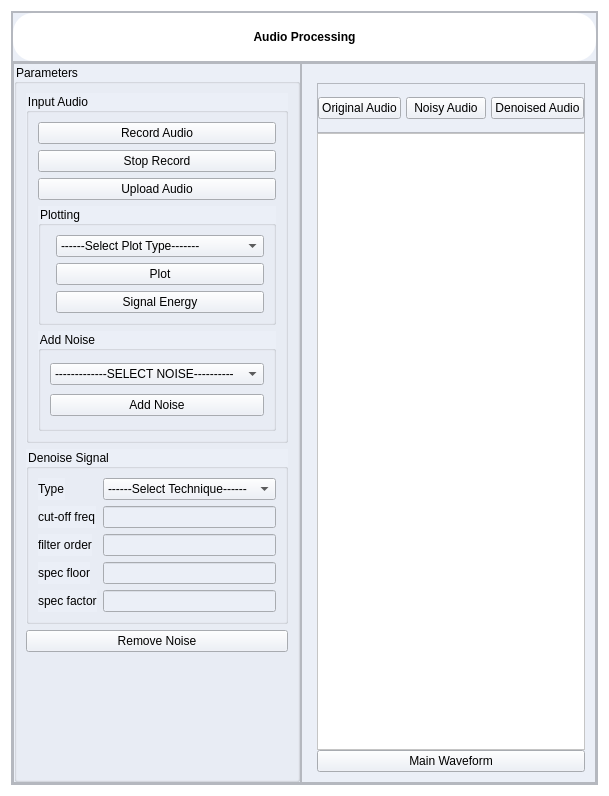
      <widget class="QWidget" name="audioProcessing">
       <property name="styleSheet">
        <string notr="true">background-color: rgb(255, 255, 255);</string>
       </property>
       <attribute name="title">
        <string>Audio Processing</string>
       </attribute>
       <layout class="QHBoxLayout" name="horizontalLayout">
        <item>
         <widget class="QFrame" name="AudioProcessingMainFrame">
          <property name="styleSheet">
           <string notr="true">background-color: rgb(235, 239, 247);</string>
          </property>
          <property name="frameShape">
           <enum>QFrame::StyledPanel</enum>
          </property>
          <property name="frameShadow">
           <enum>QFrame::Raised</enum>
          </property>
          <layout class="QVBoxLayout" name="verticalLayout_3">
           <property name="spacing">
            <number>0</number>
           </property>
           <property name="leftMargin">
            <number>0</number>
           </property>
           <property name="topMargin">
            <number>0</number>
           </property>
           <property name="rightMargin">
            <number>0</number>
           </property>
           <property name="bottomMargin">
            <number>0</number>
           </property>
           <item>
            <widget class="QFrame" name="frame">
             <property name="minimumSize">
              <size>
               <width>0</width>
               <height>50</height>
              </size>
             </property>
             <property name="maximumSize">
              <size>
               <width>16777215</width>
               <height>80</height>
              </size>
             </property>
             <property name="frameShape">
              <enum>QFrame::StyledPanel</enum>
             </property>
             <property name="frameShadow">
              <enum>QFrame::Raised</enum>
             </property>
             <layout class="QHBoxLayout" name="horizontalLayout_2">
              <property name="spacing">
               <number>0</number>
              </property>
              <property name="leftMargin">
               <number>0</number>
              </property>
              <property name="topMargin">
               <number>0</number>
              </property>
              <property name="rightMargin">
               <number>0</number>
              </property>
              <property name="bottomMargin">
               <number>0</number>
              </property>
              <item>
               <widget class="QLabel" name="label">
                <property name="styleSheet">
                 <string notr="true">background-color: rgb(255, 255, 255);
font: 63 14pt &quot;Bahnschrift SemiBold&quot;;
border-radius:20</string>
                </property>
                <property name="text">
                 <string>&lt;html&gt;&lt;head/&gt;&lt;body&gt;&lt;p&gt;&lt;span style=&quot; font-weight:600;&quot;&gt;Audio Processing&lt;/span&gt;&lt;/p&gt;&lt;/body&gt;&lt;/html&gt;</string>
                </property>
                <property name="alignment">
                 <set>Qt::AlignCenter</set>
                </property>
               </widget>
              </item>
             </layout>
            </widget>
           </item>
           <item>
            <widget class="QFrame" name="frame_2">
             <property name="frameShape">
              <enum>QFrame::StyledPanel</enum>
             </property>
             <property name="frameShadow">
              <enum>QFrame::Raised</enum>
             </property>
             <layout class="QHBoxLayout" name="horizontalLayout_3">
              <property name="spacing">
               <number>0</number>
              </property>
              <property name="leftMargin">
               <number>0</number>
              </property>
              <property name="topMargin">
               <number>0</number>
              </property>
              <property name="rightMargin">
               <number>0</number>
              </property>
              <property name="bottomMargin">
               <number>0</number>
              </property>
              <item>
               <widget class="QFrame" name="frame_3">
                <property name="minimumSize">
                 <size>
                  <width>250</width>
                  <height>0</height>
                 </size>
                </property>
                <property name="maximumSize">
                 <size>
                  <width>300</width>
                  <height>16777215</height>
                 </size>
                </property>
                <property name="frameShape">
                 <enum>QFrame::StyledPanel</enum>
                </property>
                <property name="frameShadow">
                 <enum>QFrame::Raised</enum>
                </property>
                <layout class="QVBoxLayout" name="verticalLayout_4">
                 <property name="spacing">
                  <number>0</number>
                 </property>
                 <property name="leftMargin">
                  <number>0</number>
                 </property>
                 <property name="topMargin">
                  <number>0</number>
                 </property>
                 <property name="rightMargin">
                  <number>0</number>
                 </property>
                 <property name="bottomMargin">
                  <number>0</number>
                 </property>
                 <item>
                  <widget class="QGroupBox" name="parameterGroupBox">
                   <property name="title">
                    <string>Parameters</string>
                   </property>
                   <layout class="QVBoxLayout" name="verticalLayout_6">
                    <item>
                     <widget class="QGroupBox" name="inputAudioGroupbox">
                      <property name="minimumSize">
                       <size>
                        <width>0</width>
                        <height>150</height>
                       </size>
                      </property>
                      <property name="title">
                       <string>Input Audio</string>
                      </property>
                      <layout class="QVBoxLayout" name="verticalLayout_7">
                       <item>
                        <widget class="QPushButton" name="recordAudioPushButton">
                         <property name="styleSheet">
                          <string notr="true"/>
                         </property>
                         <property name="text">
                          <string>Record Audio</string>
                         </property>
                        </widget>
                       </item>
                       <item>
                        <widget class="QPushButton" name="stopRecordPushButton">
                         <property name="text">
                          <string>Stop Record</string>
                         </property>
                        </widget>
                       </item>
                       <item>
                        <widget class="QPushButton" name="uploadAudioPushButton">
                         <property name="text">
                          <string>Upload Audio</string>
                         </property>
                        </widget>
                       </item>
                       <item>
                        <widget class="QGroupBox" name="plotGroupBox">
                         <property name="minimumSize">
                          <size>
                           <width>0</width>
                           <height>50</height>
                          </size>
                         </property>
                         <property name="title">
                          <string>Plotting</string>
                         </property>
                         <layout class="QFormLayout" name="formLayout">
                          <item row="0" column="1">
                           <widget class="QComboBox" name="plotComboBox">
                            <item>
                             <property name="text">
                              <string>------Select Plot Type-------</string>
                             </property>
                            </item>
                            <item>
                             <property name="text">
                              <string>Frequency Domain</string>
                             </property>
                            </item>
                            <item>
                             <property name="text">
                              <string>Histogram</string>
                             </property>
                            </item>
                            <item>
                             <property name="text">
                              <string>Spectogram</string>
                             </property>
                            </item>
                            <item>
                             <property name="text">
                              <string>Signal Envelope</string>
                             </property>
                            </item>
                           </widget>
                          </item>
                          <item row="1" column="1">
                           <widget class="QPushButton" name="plotButton">
                            <property name="text">
                             <string>Plot</string>
                            </property>
                           </widget>
                          </item>
                          <item row="2" column="1">
                           <widget class="QPushButton" name="signalEnergyButton">
                            <property name="text">
                             <string>Signal Energy</string>
                            </property>
                           </widget>
                          </item>
                         </layout>
                        </widget>
                       </item>
                       <item>
                        <widget class="QGroupBox" name="add_noise_groupBox">
                         <property name="minimumSize">
                          <size>
                           <width>0</width>
                           <height>100</height>
                          </size>
                         </property>
                         <property name="title">
                          <string>Add Noise</string>
                         </property>
                         <layout class="QVBoxLayout" name="verticalLayout_19">
                          <item>
                           <widget class="QComboBox" name="noiseCombobox">
                            <item>
                             <property name="text">
                              <string>-------------SELECT NOISE----------</string>
                             </property>
                            </item>
                            <item>
                             <property name="text">
                              <string>Gaussian</string>
                             </property>
                            </item>
                            <item>
                             <property name="text">
                              <string>Uniform</string>
                             </property>
                            </item>
                           </widget>
                          </item>
                          <item>
                           <widget class="QPushButton" name="addNoiseButton">
                            <property name="text">
                             <string>Add Noise</string>
                            </property>
                           </widget>
                          </item>
                         </layout>
                        </widget>
                       </item>
                      </layout>
                     </widget>
                    </item>
                    <item>
                     <widget class="QGroupBox" name="filter_groupbox">
                      <property name="minimumSize">
                       <size>
                        <width>0</width>
                        <height>70</height>
                       </size>
                      </property>
                      <property name="title">
                       <string>Denoise Signal</string>
                      </property>
                      <layout class="QFormLayout" name="formLayout_2">
                       <item row="0" column="0">
                        <widget class="QLabel" name="label_4">
                         <property name="text">
                          <string>Type</string>
                         </property>
                        </widget>
                       </item>
                       <item row="0" column="1">
                        <widget class="QComboBox" name="filter_type_comboBox">
                         <item>
                          <property name="text">
                           <string>------Select Technique------</string>
                          </property>
                         </item>
                         <item>
                          <property name="text">
                           <string>Low-Pass Filter</string>
                          </property>
                         </item>
                         <item>
                          <property name="text">
                           <string>Spectral Subtraction</string>
                          </property>
                         </item>
                        </widget>
                       </item>
                       <item row="1" column="1">
                        <widget class="QLineEdit" name="cutoff_frequency_lineedit"/>
                       </item>
                       <item row="2" column="1">
                        <widget class="QLineEdit" name="filter_order_lineedit"/>
                       </item>
                       <item row="4" column="1">
                        <widget class="QLineEdit" name="spectral_factor_lineedit"/>
                       </item>
                       <item row="3" column="1">
                        <widget class="QLineEdit" name="spectral_floor_lineedit"/>
                       </item>
                       <item row="1" column="0">
                        <widget class="QLabel" name="cutoff_freq_label">
                         <property name="text">
                          <string>cut-off freq</string>
                         </property>
                        </widget>
                       </item>
                       <item row="2" column="0">
                        <widget class="QLabel" name="filter_order_label">
                         <property name="text">
                          <string>filter order</string>
                         </property>
                        </widget>
                       </item>
                       <item row="3" column="0">
                        <widget class="QLabel" name="spec_floor_label">
                         <property name="text">
                          <string>spec floor</string>
                         </property>
                        </widget>
                       </item>
                       <item row="4" column="0">
                        <widget class="QLabel" name="spec_factor_label">
                         <property name="text">
                          <string>spec factor</string>
                         </property>
                        </widget>
                       </item>
                      </layout>
                     </widget>
                    </item>
                    <item>
                     <widget class="QPushButton" name="denoise_button">
                      <property name="text">
                       <string>Remove Noise</string>
                      </property>
                     </widget>
                    </item>
                    <item>
                     <spacer name="verticalSpacer">
                      <property name="orientation">
                       <enum>Qt::Vertical</enum>
                      </property>
                      <property name="sizeHint" stdset="0">
                       <size>
                        <width>20</width>
                        <height>118</height>
                       </size>
                      </property>
                     </spacer>
                    </item>
                   </layout>
                  </widget>
                 </item>
                </layout>
               </widget>
              </item>
              <item>
               <widget class="QFrame" name="frame_4">
                <property name="frameShape">
                 <enum>QFrame::StyledPanel</enum>
                </property>
                <property name="frameShadow">
                 <enum>QFrame::Raised</enum>
                </property>
                <layout class="QVBoxLayout" name="verticalLayout_5">
                 <property name="spacing">
                  <number>0</number>
                 </property>
                 <property name="leftMargin">
                  <number>15</number>
                 </property>
                 <property name="topMargin">
                  <number>5</number>
                 </property>
                 <property name="rightMargin">
                  <number>10</number>
                 </property>
                 <property name="bottomMargin">
                  <number>10</number>
                 </property>
                 <item alignment="Qt::AlignTop">
                  <widget class="QLabel" name="statusLabel">
                   <property name="maximumSize">
                    <size>
                     <width>16777215</width>
                     <height>40</height>
                    </size>
                   </property>
                   <property name="text">
                    <string/>
                   </property>
                  </widget>
                 </item>
                 <item>
                  <widget class="QFrame" name="audioPlayButtonFrame">
                   <property name="minimumSize">
                    <size>
                     <width>0</width>
                     <height>50</height>
                    </size>
                   </property>
                   <property name="maximumSize">
                    <size>
                     <width>16777215</width>
                     <height>50</height>
                    </size>
                   </property>
                   <property name="frameShape">
                    <enum>QFrame::StyledPanel</enum>
                   </property>
                   <property name="frameShadow">
                    <enum>QFrame::Raised</enum>
                   </property>
                   <layout class="QGridLayout" name="gridLayout">
                    <property name="leftMargin">
                     <number>0</number>
                    </property>
                    <property name="topMargin">
                     <number>0</number>
                    </property>
                    <property name="rightMargin">
                     <number>0</number>
                    </property>
                    <property name="bottomMargin">
                     <number>0</number>
                    </property>
                    <property name="horizontalSpacing">
                     <number>5</number>
                    </property>
                    <property name="verticalSpacing">
                     <number>0</number>
                    </property>
                    <item row="0" column="0">
                     <widget class="QPushButton" name="playOriginalAudio">
                      <property name="text">
                       <string>Original Audio</string>
                      </property>
                     </widget>
                    </item>
                    <item row="0" column="1">
                     <widget class="QPushButton" name="playNoisyAudio">
                      <property name="text">
                       <string>Noisy Audio</string>
                      </property>
                     </widget>
                    </item>
                    <item row="0" column="2">
                     <widget class="QPushButton" name="playDenoisedAudio">
                      <property name="text">
                       <string>Denoised Audio</string>
                      </property>
                     </widget>
                    </item>
                   </layout>
                  </widget>
                 </item>
                 <item>
                  <widget class="QGraphicsView" name="graphicsView">
                   <property name="styleSheet">
                    <string notr="true">background-color: rgb(255, 255, 255);
</string>
                   </property>
                  </widget>
                 </item>
                 <item>
                  <widget class="QPushButton" name="waveform">
                   <property name="text">
                    <string>Main Waveform</string>
                   </property>
                  </widget>
                 </item>
                </layout>
               </widget>
              </item>
             </layout>
            </widget>
           </item>
          </layout>
         </widget>
        </item>
       </layout>
      </widget>
